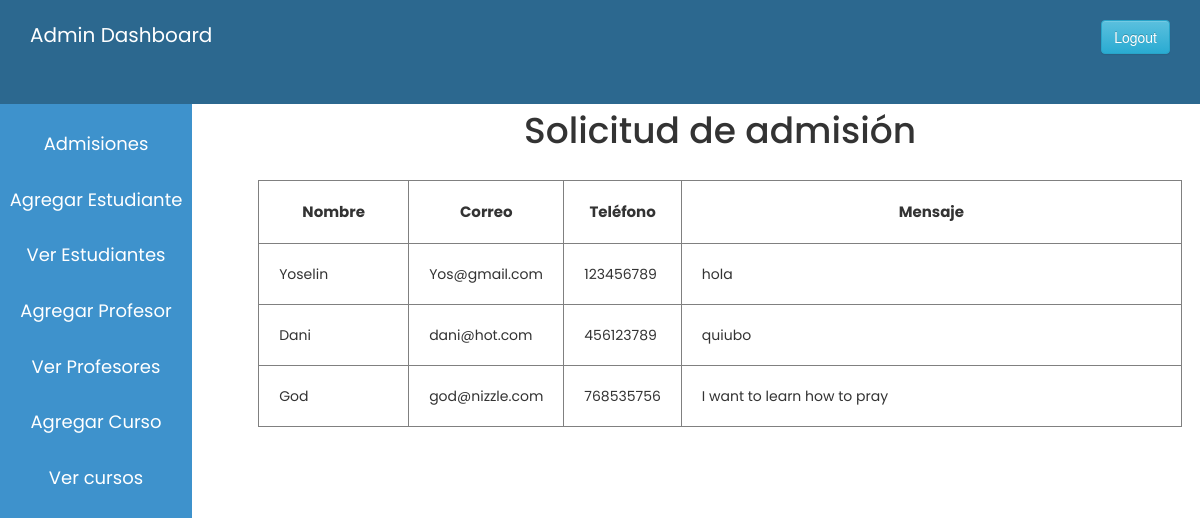
/admission.php (signed in), run on an earlier commit of the app's database.
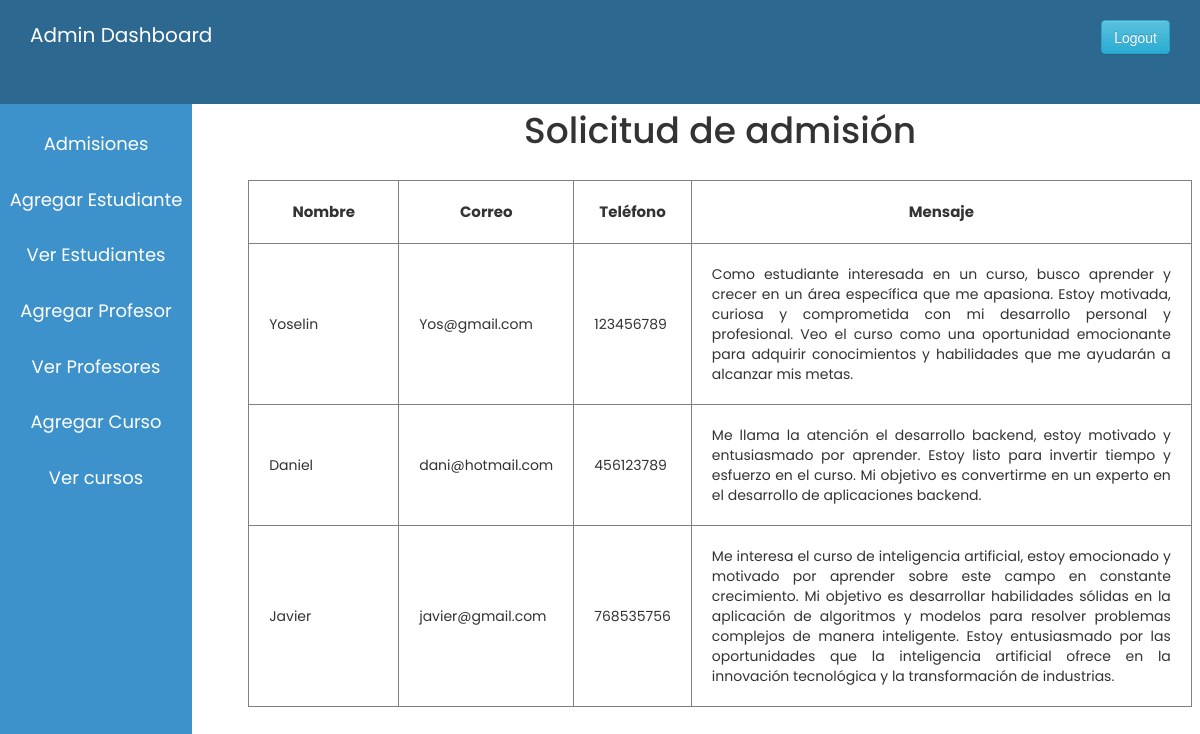
And on a later commit of the database.
### tables this page shows
CREATE TABLE `admission` (
  `id` int(11) NOT NULL,
  `name` varchar(30) DEFAULT NULL,
  `email` varchar(38) DEFAULT NULL,
  `phone` int(20) DEFAULT NULL,
  `message` varchar(500) DEFAULT NULL
);

### admission.php (the view, shortened to what this page needs)
<?php
  $host="localhost";
  $user="root";
  $password="";
  $db="schoolproject";
  $data=mysqli_connect($host, $user, $password, $db);
  $sql="SELECT * FROM admission";
  $result=mysqli_query($data, $sql);
?>
<!DOCTYPE html>
<html lang="en">
<head>
  <?php
    include 'admin_css.php';
  ?>
</head>
<body>
  <?php
    include 'admin_sidebar.php';
  ?>
  <div class="content">
    <center><br>
      <h1 style="font-family: Poppins;">Solicitud de admisión</h1>
      <br>
      <table border="1px">
        <tr>
          <th style="padding: 20px; font-size: 15px; text-align: center; font-family: Poppins;">Nombre</th>
          <th style="padding: 20px; font-size: 15px; text-align: center; font-family: Poppins">Correo</th>
          <th style="padding: 20px; font-size: 15px; text-align: center; font-family: Poppins">Teléfono</th>
          <th style="padding: 20px; font-size: 15px; text-align: center; font-family: Poppins">Mensaje</th>
        </tr>
        <?php
          while($info=$result->fetch_assoc()){
        ?>
        <tr>
          <td style="padding: 20px; width: 150px; font-family: Poppins;">
            <?php echo "{$info['name']}"; ?>
          </td>
          <td style="padding: 20px; font-family: Poppins;">
            <?php echo "{$info['email']}"; ?>
          </td>
          <td style="padding: 20px; font-family: Poppins;">
            <?php echo "{$info['phone']}"; ?>
          </td>
          <td style="padding: 20px; width: 500px; text-align: justify; font-family: Poppins;">
            <?php echo "{$info['message']}"; ?>
          </td>
        </tr>
        <?php
          }
        ?>
      </table>
    </center>
  </div>
</body>
</html>

What changed in the data, as far as the page shows it:
changed admission "Yoselin": message "hola" → "Como estudiante interesada en un curso, busco aprender y crecer en un área específica que me apasiona. Estoy motivada, curiosa y comprometida con mi desarrollo personal y profesional. Veo el curso como una oportunidad emocionante para adquirir conocimientos y habilidades que me ayudarán a alcanzar mis metas."
changed admission: name "Dani" → "Daniel"; email "dani@hot.com" → "dani@hotmail.com"; message "quiubo" → "Me llama la atención el desarrollo backend, estoy motivado y entusiasmado por aprender. Estoy listo para invertir tiempo y esfuerzo en el curso. Mi objetivo es convertirme en un experto en el desarrollo de aplicaciones backend."
changed admission: name "God" → "Javier"; email "god@nizzle.com" → "javier@gmail.com"; message "I want to learn how to pray" → "Me interesa el curso de inteligencia artificial, estoy emocionado y motivado por aprender sobre este campo en constante crecimiento. Mi objetivo es desarrollar habilidades sólidas en la aplicación de algoritmos y modelos para resolver problemas complejos de manera inteligente. Estoy entusiasmado por las oportunidades que la inteligencia artificial ofrece en la innovación tecnológica y la transformación de industrias."
